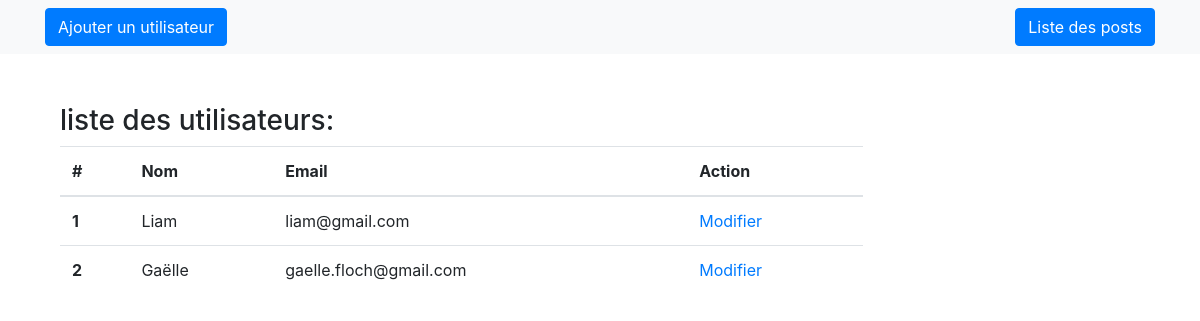
The app's page /users, older data.
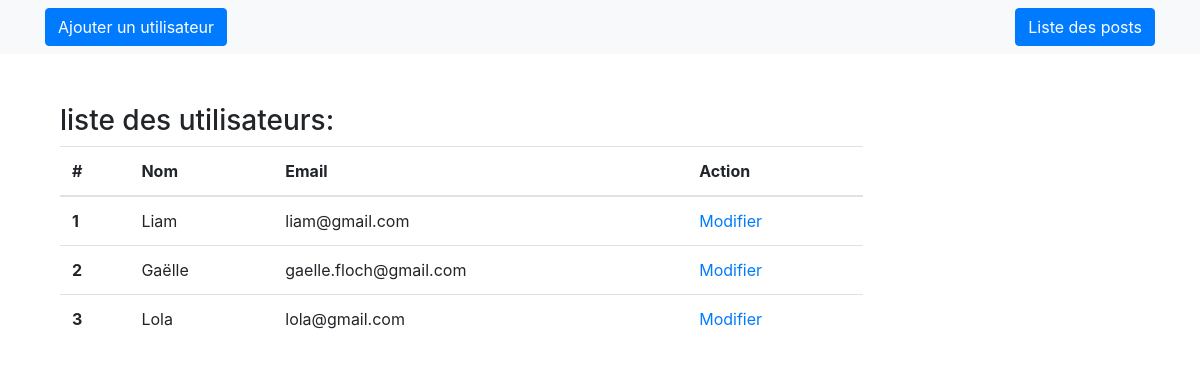
The same page, newer data.
### user.py (models this page shows)
class User(db.Model):
    id = db.Column(db.Integer, primary_key=True)
    name = db.Column(db.String(80), nullable=False)
    email = db.Column(db.String(140), unique=True, nullable=False)
    password = db.Column(db.String(80), nullable=True)
    posts = db.relationship('Post', backref='user', lazy=True)

### index.py (the view)
@app.route('/users')
def display_users():
    allUsers = User.query.all()
    return render_template('users.html', users=allUsers)

### templates/users.html (shortened to what this page needs)
<!DOCTYPE html>
<html>
    <head>
        <link rel="stylesheet" href="{{ url_for('static', filename='css/bootstrap.min.css') }}">
    </head>
    <body>
        <div>
            <nav class="navbar navbar-light bg-light">
                <div class="container">
                    <a href="/users/create" class="btn btn-primary">Ajouter un utilisateur</a>
                    <a href="/posts" class="btn btn-primary">Liste des posts</a>
                </div>
            </nav>
        </div>
        <div class="container" style="margin-top: 50px;">
            <div class="col-md-9">
                <h3>liste des utilisateurs:</h3>
                <table class="table">
                    <thead>
                        <th scope="col">#</th>
                        <th scope="col">Nom</th>
                        <th scope="col">Email</th>
                        <th scope="col">Action</th>
                    </thead>
                    <tbody>
                    {% for user in users %}
                    <tr>
                        <th scope="row">{{ user.id }}</th>
                        <td>{{ user.name }}</td>
                        <td>{{ user.email }}</td>
                        <td><a href="/users/{{ user.id }}/edit">Modifier</a></td>
                    </tr>
                    {% endfor %}
                    </tbody>
                </table>
            </div>
        </div>
    </body>
</html>

Row changes from the older to the newer data that the page shows:
added User: id "3", name "Lola", email "lola@gmail.com"
